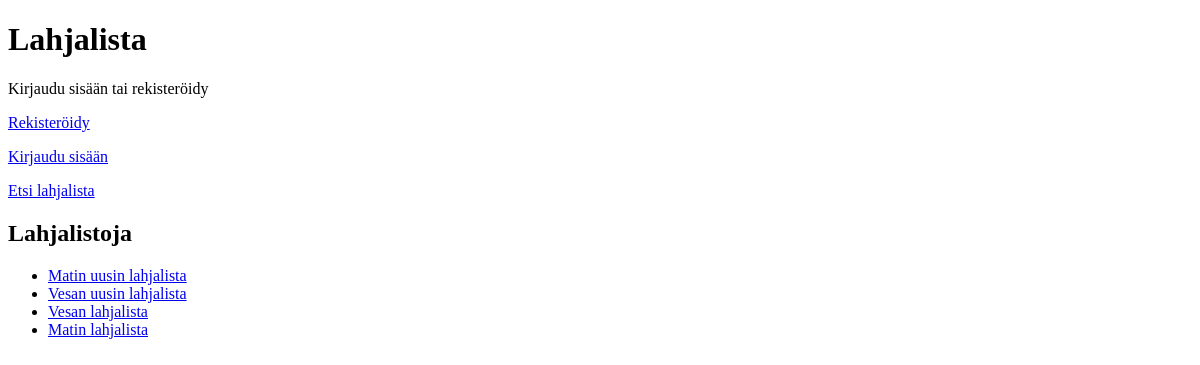
Before: / with the older database file.
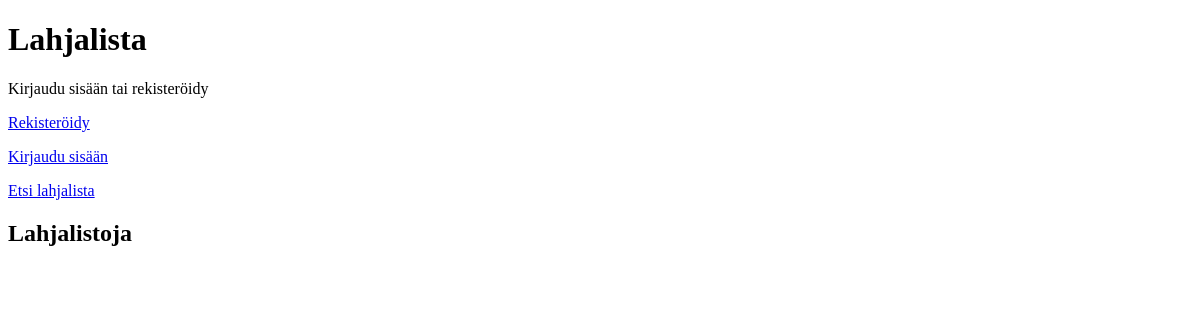
After: the same page with the newer database file.
### tables this page shows
CREATE TABLE giftlists (
    id INTEGER PRIMARY KEY,
    title TEXT,
    type TEXT,
    user_id INTEGER REFERENCES users ON DELETE CASCADE,
    password_hash TEXT
);

### app.py (the view)
@app.route("/")
def index():
    lists = giftlists.get_lists()
    return render_template("index.html", lists = lists)

### db.py (called while the page is built)
def get_connection():
    con = sqlite3.connect("database.db")
    con.execute("PRAGMA foreign_keys = ON")
    con.row_factory = sqlite3.Row
    return con

def query(sql, params=[]):
    con = get_connection()
    result = con.execute(sql, params).fetchall()
    con.close()
    return result

### giftlists.py (called while the page is built)
def get_lists():
    sql = "SELECT id, title FROM giftlists ORDER BY id DESC"
    return db.query(sql)

### templates/index.html (shortened to what this page needs)
<!DOCTYPE html>
<html>
<head>
</head>
<body>
  <h1>Lahjalista</h1>
  {% if session.username %}
  <p>
    Olet kirjautunut nimellä {{ session.username }}
  </p>
  <p>
    <a href="new_giftlist">Uusi lahjalista</a>
  </p>
  <p>
    <a href="/logout">Kirjaudu ulos</a>
  </p>
  {% else %}
  <p>
    Kirjaudu sisään tai rekisteröidy
  </p>
  <p>
    <a href="/register">Rekisteröidy</a>
  </p>
  <p>
    <a href="/login">Kirjaudu sisään</a>
  </p>
  {% endif %}
  <p>
    <a href="find_giftlist">Etsi lahjalista</a>
  </p>
  <h2>Lahjalistoja</h2>
  <ul>
    {% for list in lists %}
    <li><a href="/giftlist/{{ list.id }}">{{ list.title }}</a></li>
    {% endfor %}
  </ul>
</body>
</html>

Changed rows visible on the page:
removed giftlists: title "Matin uusin lahjalista"
removed giftlists: title "Vesan uusin lahjalista"
removed giftlists: title "Vesan lahjalista"
removed giftlists: title "Matin lahjalista"
